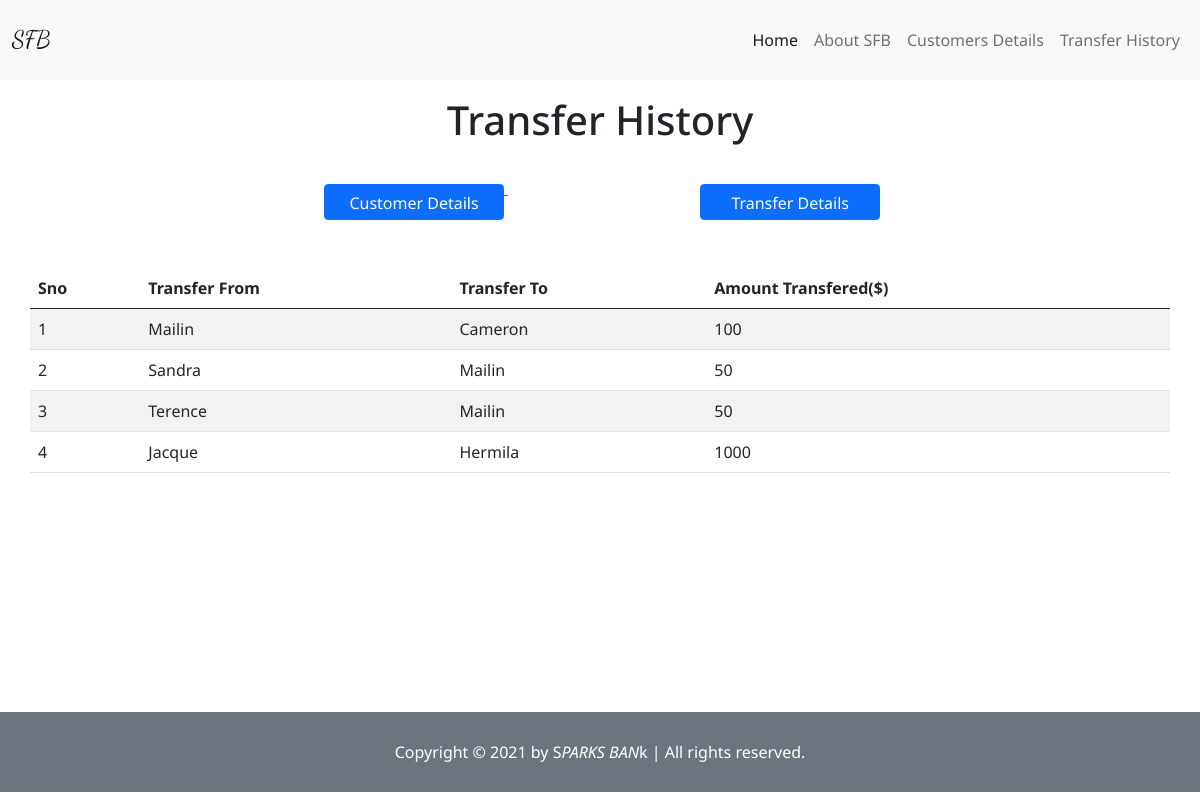
The app's page /transfer with its own data.
### app.py (models this page shows, shortened)
class transfer_history(db.Model):
    sno = db.Column(db.Integer, primary_key=True)
    transfer_from = db.Column(db.String(500), nullable=False)
    transfer_to = db.Column(db.String(500), nullable=False)
    amount = db.Column(db.Integer, nullable=False)

### app.py (the view)
@app.route("/transfer")
def transfers():
    allrows = transfer_history.query.all()
    return render_template('transfer.html', allrows=allrows, cst="")

### templates/transfer.html (shortened to what this page needs)
{% extends "index.html" %}
{% block body %}
<h1 class="d-flex justify-content-center my-3">Transfer History</h1>
<a href="/customers"><button type="button" class="btn-1 btn btn-primary">Customer Details </button>
</a>
<a href="/transfer"><button type="button" class="btn-2 btn btn-primary">Transfer Details </button>
</a>
<table class="table table-striped container my-5">
    <thead>
        <tr>
            <th scope="col">Sno</th>
            <th scope="col">Transfer From</th>
            <th scope="col">Transfer To</th>
            <th scope="col">Amount Transfered($)</th>
        </tr>
    </thead>
    <tbody>
        {% for cstmer in allrows %}
        <tr>
            <td>{{loop.index}}</td>
            <td>{{cstmer.transfer_from}}</td>
            <td>{{cstmer.transfer_to}}</td>
            <td>{{cstmer.amount}}</td>
        </tr>
        {% endfor %}
    </tbody>
</table>
{% endblock body %}

### static/CSS/style.css (style rules this page uses)
* { margin: 0; padding: 0; font-family: 'Noto Sans', sans-serif; }
.btn-1, .btn-2 { width: 15vw; height: 3vw; }
.btn-1 { margin: 2vw 0 0 27vw !important; }
.btn-2 { margin: 2vw 0 0 16vw !important; }

### records on screen
transfer_history: transfer_from "Mailin", transfer_to "Cameron", amount "100"
transfer_history: transfer_from "Sandra", transfer_to "Mailin", amount "50"
transfer_history: transfer_from "Terence", transfer_to "Mailin", amount "50"
transfer_history: transfer_from "Jacque", transfer_to "Hermila", amount "1000"
